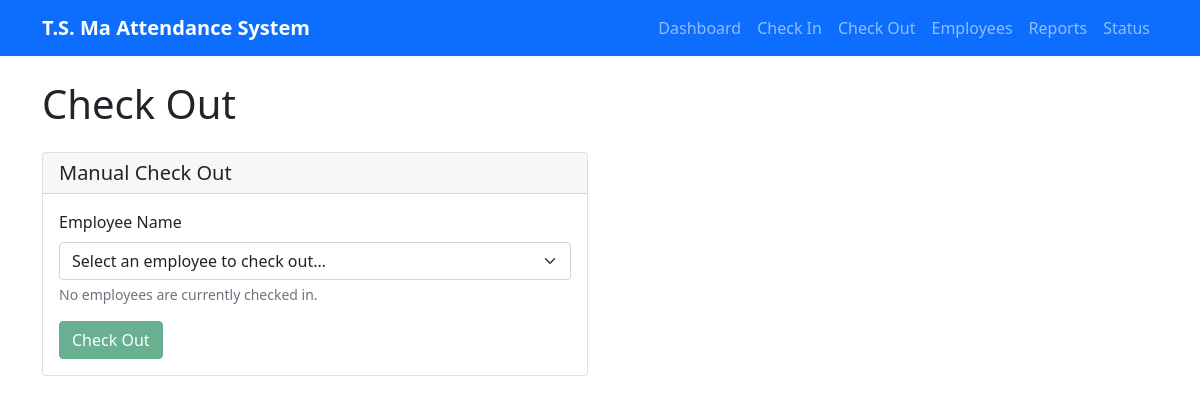
Page /check_out on the earlier database version.
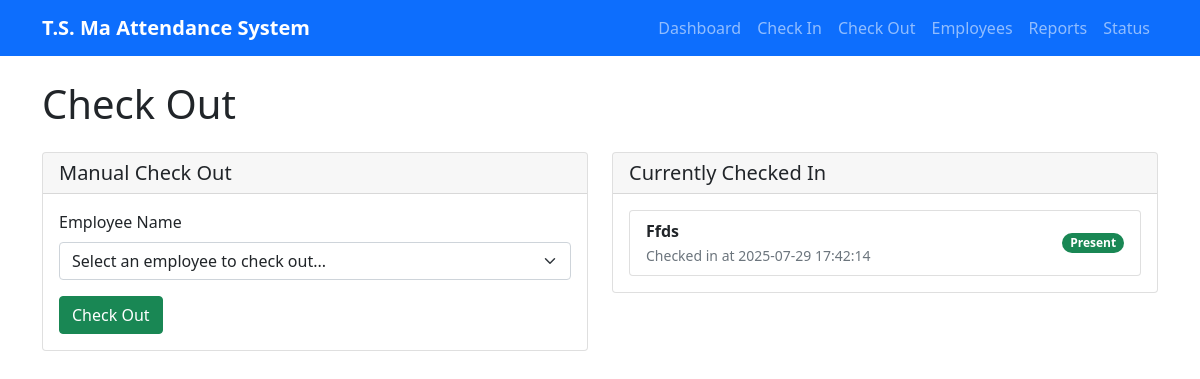
Same page on the later database version.
### tables this page shows
CREATE TABLE attendance (
                    id INTEGER PRIMARY KEY AUTOINCREMENT,
                    name TEXT NOT NULL,
                    date TEXT NOT NULL,
                    check_in_time TEXT,
                    check_out_time TEXT,
                    total_hours REAL,
                    status TEXT DEFAULT 'Absent',
                    created_at TIMESTAMP DEFAULT CURRENT_TIMESTAMP
                );

### attendance_web_server.py (the view, shortened to what this page needs)
@app.route('/check_out', methods=['GET', 'POST'])
def check_out():
    db = get_db()
    checked_in_employees = db.get_checked_in_employees()
    return render_template('check_out.html', checked_in_employees=checked_in_employees)

### attendance_database.py (called while the page is built)
    def _get_connection(self):
        return sqlite3.connect(self.db_path, check_same_thread=False)

    def get_checked_in_employees(self) -> List[Dict]:
        try:
            conn = self._get_connection()
            cursor = conn.cursor()
            current_date = datetime.now().strftime("%Y-%m-%d")
            cursor.execute('''
                SELECT name, check_in_time
                FROM attendance
                WHERE date = ? AND check_in_time IS NOT NULL AND check_out_time IS NULL
                ORDER BY name
            ''', (current_date,))
            checked_in = []
            for row in cursor.fetchall():
                checked_in.append({
                    'name': row[0],
                    'check_in_time': row[1]
                })
            conn.close()
            return checked_in
        except Exception as e:
            print(f"Error getting checked-in employees: {e}")
            return []

### attendance_web_server.py (called while the page is built)
def get_db():
    global db
    if db is None:
        db = AttendanceDatabase()
    return db

### templates/check_out.html (shortened to what this page needs)
{% extends "base.html" %}
{% block content %}
<h1 class="mb-4">Check Out</h1>
<div class="row">
    <div class="col-md-6">
        <div class="card">
            <div class="card-header">
                <h5 class="card-title mb-0">Manual Check Out</h5>
            </div>
            <div class="card-body">
                <form method="POST">
                    <div class="mb-3">
                        <label for="name" class="form-label">Employee Name</label>
                        <select class="form-select" id="name" name="name" required>
                            <option value="">Select an employee to check out...</option>
                        </select>
                        {% if not checked_in_employees %}
                        <div class="form-text text-muted">No employees are currently checked in.</div>
                        {% endif %}
                    </div>
                    <button type="submit" class="btn btn-success" {% if not checked_in_employees %}disabled{% endif %}>Check Out</button>
                </form>
            </div>
        </div>
    </div>
    {% if checked_in_employees %}
    <div class="col-md-6">
        <div class="card">
            <div class="card-header">
                <h5 class="card-title mb-0">Currently Checked In</h5>
            </div>
            <div class="card-body">
                <div class="list-group">
                    {% for employee in checked_in_employees %}
                    <div class="list-group-item d-flex justify-content-between align-items-center">
                        <div>
                            <strong>{{ employee.name }}</strong><br>
                            <small class="text-muted">Checked in at {{ employee.check_in_time }}</small>
                        </div>
                        <span class="badge bg-success rounded-pill">Present</span>
                    </div>
                    {% endfor %}
                </div>
            </div>
        </div>
    </div>
    {% endif %}
</div>
{% endblock %}

Differences in the rows shown:
now on this page (row edited): attendance: name "Ffds", check_in_time "2025-07-29 17:42:14"
Other differences:
text no longer shown: "No employees are currently checked in."
text now shown: "Currently Checked In"
